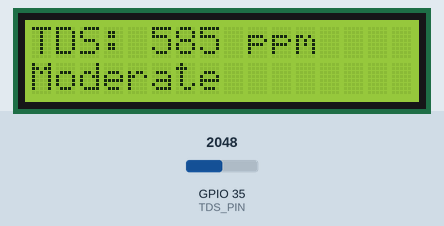
Recording of a sketch running on a simulated ESP32. Parts: 16×2 character LCD. Inputs (shaded band) come from the test bench; at power-on: GPIO 35 (TDS_PIN) = 2048. WiFi joins after 1.5 s; servers stay silent unless stated; what the sketch prints to the serial monitor is not drawn.

Above: at 9.1 s.
9.2 s: GPIO 35 (TDS_PIN) set to 2133
At 10.9 s:
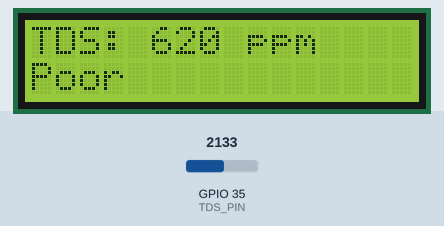
11.9 s: GPIO 35 (TDS_PIN) set to 560
At 13.9 s:
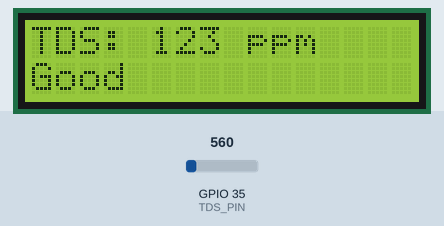
14.2 s: GPIO 35 (TDS_PIN) set to 350
At 16.2 s:
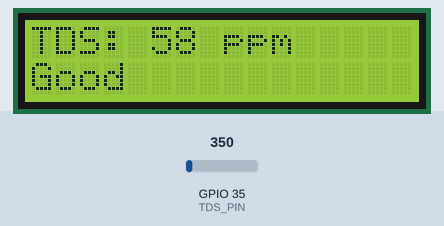
16.5 s: GPIO 35 (TDS_PIN) set to 292
At 18.5 s:
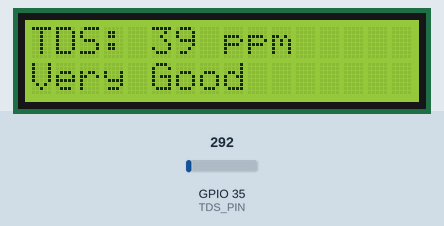
18.8 s: GPIO 35 (TDS_PIN) set to 2047
At 20.8 s:
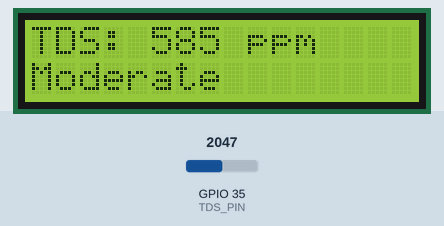
Timing chart, 0 to 22.0 s (numbered marks = the images above; inputs shaded):
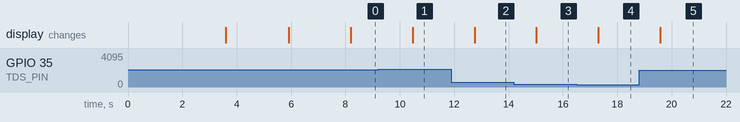

The sketch:

esp32-tds-monitoring-lcd-blynk-wifimanager.ino
```cpp
#define BLYNK_TEMPLATE_ID "TMPL6zG03a79_"
#define BLYNK_TEMPLATE_NAME "TDS"
#define BLYNK_AUTH_TOKEN "7vXt_5Gv3Z3vxiRMR6TjOKyC17qDM3UB"

#define BLYNK_PRINT Serial
#include <WiFi.h>
#include <WiFiClient.h>
#include <WiFiManager.h>
#include <BlynkSimpleEsp32.h>
#include <LiquidCrystal_I2C.h>

LiquidCrystal_I2C lcd(0x27, 16, 2); // Adjust I2C address if different
#define TDS_PIN 35  // Analog pin GPIO 35

namespace sensor {
  unsigned int tds = 0;
  const int tdsThreshold = 300;  // Threshold for hydroponics
  bool alertSent = false;
}

void setup() {
  Serial.begin(115200);
  Serial.println("Starting TDS IoT system...");

  // Initialize LCD
  lcd.init();
  lcd.backlight();
  lcd.setCursor(0, 0);
  lcd.print("TDS IoT System");
  lcd.setCursor(0, 1);
  lcd.print("Starting...");
  delay(2000);

  pinMode(TDS_PIN, INPUT);

  // WiFiManager for WiFi connection
  WiFiManager wifiManager;
  wifiManager.setConfigPortalTimeout(180);
  if (!wifiManager.autoConnect("ESP32-TDS-AP-Hafiz")) {
    Serial.println("WiFi connection failed!");
    lcd.clear();
    lcd.print("WiFi Failed!");
    delay(5000);
    ESP.restart();
  } else {
    Serial.println("WiFi connected!");
    lcd.clear();
    lcd.print("WiFi OK!");
    delay(2000);
  }

  // Blynk setup
  Blynk.config(BLYNK_AUTH_TOKEN);
  Blynk.connect();
  if (Blynk.connected()) {
    Serial.println("Blynk connected!");
    lcd.clear();
    lcd.print("Blynk OK!");
    delay(2000);
  } else {
    Serial.println("Blynk connection failed!");
  }
}

void loop() {
  if (WiFi.status() == WL_CONNECTED) {
    Blynk.run();
  } else {
    Serial.println("WiFi disconnected! Attempting to reconnect...");
    Blynk.disconnect();
    Blynk.connect();
  }

  readTdsQuick();
  delay(2000);
}

void readTdsQuick() {
  const int numReadings = 50;  // Average of 50 readings
  long sum = 0;
  int validReadings = 0;
  int maxReading = 0;
  for (int i = 0; i < numReadings; i++) {
    int reading = analogRead(TDS_PIN);
    if (reading > 0) {
      sum += reading;
      validReadings++;
      if (reading > maxReading) maxReading = reading;
    }
    delay(5);
  }
  int sensorValue = (validReadings > 0) ? (sum / validReadings) : 0;
  float voltage = (float)sensorValue * 3.3 / 4095.0;  // ADC 12-bit, 3.3V sensor

  Serial.print("Raw Analog (Avg): ");
  Serial.print(sensorValue);
  Serial.print(" | Max Raw: ");
  Serial.print(maxReading);
  Serial.print(" | Voltage: ");
  Serial.print(voltage, 3);
  Serial.print(" | Valid Readings: ");
  Serial.println(validReadings);

  // Calculate TDS based on voltage
  float offset = 0.14;
  float ec = (voltage * 1.0) - offset;  // Simplified EC for TDS calculation
  if (ec < 0) ec = 0;
  sensor::tds = (133.42 * pow(ec, 3) - 255.86 * ec * ec + 857.39 * ec) * 0.5;

  Serial.print("TDS: ");
  Serial.println(sensor::tds);

  // Display on LCD: TDS on first line, quality on second line
  lcd.clear();
  lcd.setCursor(0, 0);
  lcd.print("TDS: ");
  lcd.print(sensor::tds);
  lcd.print(" ppm");
  lcd.setCursor(0, 1);
  if (sensor::tds < 50) lcd.print("Very Good");
  else if (sensor::tds < 300) lcd.print("Good");
  else if (sensor::tds < 600) lcd.print("Moderate");
  else lcd.print("Poor");

  // Send to Blynk
  Blynk.virtualWrite(V0, sensor::tds);

  // Notification logic
  if (sensor::tds > sensor::tdsThreshold && !sensor::alertSent) {
    Blynk.logEvent("poor_water_quality", "⚠️ Poor water quality! TDS: " + String(sensor::tds) + " ppm");
    sensor::alertSent = true;
  } else if (sensor::tds <= sensor::tdsThreshold && sensor::alertSent) {
    sensor::alertSent = false;
  }
}
```

Measured:
- the behaviour switches between 2083 and 2084 on GPIO 35 (TDS_PIN) (found by bisection; images 0 and 1)
- the behaviour switches between 324 and 323 on GPIO 35 (TDS_PIN) (found by bisection; images 3 and 4)
- after the input at 9.2 s, the display: changes after 1.3 s (image 1)
- after the input at 11.9 s, the display: changes after 0.85 s (image 2)
- after the input at 14.2 s, the display: changes after 0.83 s (image 3)
- after the input at 16.5 s, the display: changes after 0.81 s (image 4)
- after the input at 18.8 s, the display: changes after 0.79 s (image 5)
